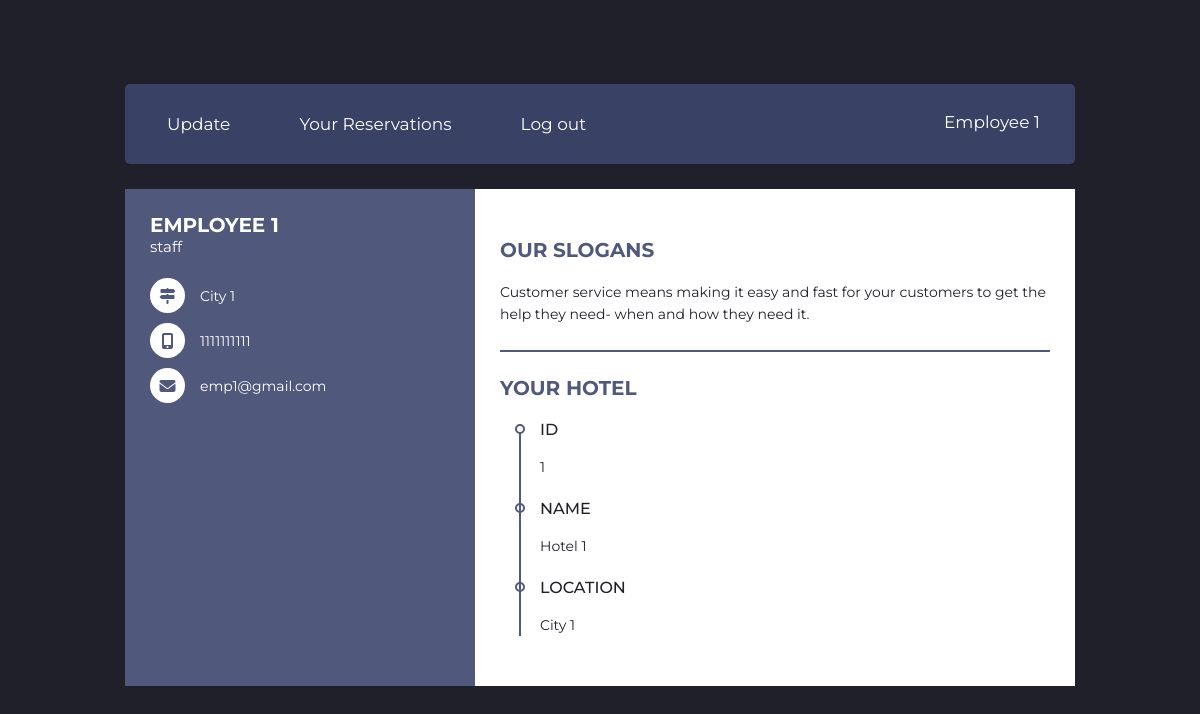
Page /employees/home.php (signed in) on the earlier database version.
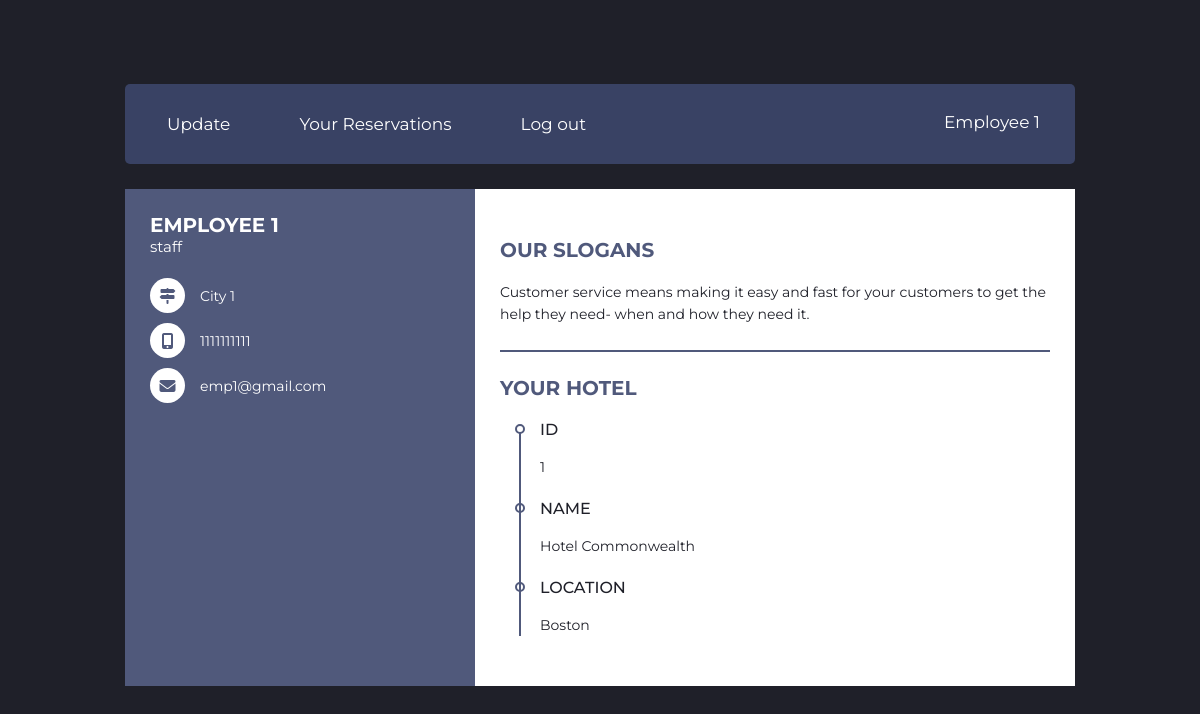
Same page on the later database version.
### tables this page shows
CREATE TABLE `Hotels` (
  `hotelID` int(11) NOT NULL,
  `hotelName` varchar(100) NOT NULL,
  `location` varchar(200) NOT NULL,
  `city_id` int(11) NOT NULL,
  `link_map` varchar(255) DEFAULT NULL,
  `link_img` varchar(255) NOT NULL
);

### employees/home.php (the view, shortened to what this page needs)
<?php
    if (isset($_SESSION['empID'])) {
        $hotelID = $_SESSION['Hotels_hotelID'];
        include "../db_connect.php";
        $sql = "SELECT * FROM Hotels where hotelID = '$hotelID'";
        $result = $conn->query($sql);
        if ($result->num_rows == 1) {
            $row = $result->fetch_assoc();
        }
?>
<html>
        <head>
            <link rel="stylesheet" href="menu.css">
            <link rel="stylesheet" href="account.css">
        </head>
        <body>
            <div class="main-container">
                <header class="block">
                    <ul class="header-menu horizontal-list">
                        <li>
                            <a class="header-menu-tab" href="updateAccount.php"><span class="icon fontawesome-user scnd-font-color"></span>Update</a>
                        </li>
                        <li>
                            <a class="header-menu-tab" href="reservations.php"><span class="icon fontawesome-star-empty scnd-font-color"></span>Your Reservations</a>
                        </li>
                        <li>
                            <a class="header-menu-tab" href="../account/logout.php"><span class="icon fontawesome-envelope scnd-font-color"></span>Log out</a>
                        </li>
                    </ul>
                    <div class="profile-menu">
                        <p><?php echo $_SESSION['empName']; ?> <a href="#26"><span class="entypo-down-open scnd-font-color"></span></a></p>
                    </div>
                </header>
            <div class="resume">
                <div class="resume_left">
                    <div class="resume_content">
                    <div class="resume_item resume_info">
                        <div class="title">
                        <p class="bold"><?php echo $_SESSION['empName']?></p>
                        <p class="regular"><?php echo $_SESSION['position']?></p>
                        </div>
                        <ul>
                        <li>
                            <div class="icon">
                            <i class="fas fa-map-signs"></i>
                            </div>
                            <div class="data"><?php echo $_SESSION['empAddress']?></div>
                        </li>
                        <li>
                            <div class="icon">
                            <i class="fas fa-mobile-alt"></i>
                            </div>
                            <div class="data"><?php echo $_SESSION['empPhone']?></div>
                        </li>
                        <li>
                            <div class="icon">
                            <i class="fas fa-envelope"></i>
                            </div>
                            <div class="data"><?php echo $_SESSION['empEmail']?></div>
                        </li>
                        </ul>
                    </div>
                    </div>
                </div>
                <div class="resume_right">
                    <div class="resume_item resume_about">
                        <div class="title">
                        <p class="bold">Our slogans</p>
                        </div>
                        Customer service means making it easy and fast for your customers to get the help they need- when and how they need it.
                    </div>
                    <div class="resume_item resume_work">
                        <div class="title">
                        <p class="bold">Your Hotel</p>
                        </div>
                        <ul>
                            <li>
                                <div class="date">ID</div>
                                <div class="info">
                                    <?php echo $_SESSION['Hotels_hotelID']?>
                                </div>
                            </li>
                            <li>
                            <div class="date">NAME</div>
                            <div class="info">
                                    <?php echo $row['hotelName']; ?>
                                </div>
                            </li>
                            <li>
                            <div class="date">LOCATION</div>
                            <div class="info">
                                    <?php echo $row['location']; ?>
                                </div>
                            </li>
                        </ul>
                    </div>
                </div>
            </div>
        </body>
</html>
<?php
    } else {
        header("Location: ../index.php");
        exit();
    }
?>

Differences in the rows shown:
changed hotels: hotelName "Hotel 1" → "Hotel Commonwealth"; location "City 1" → "Boston"
